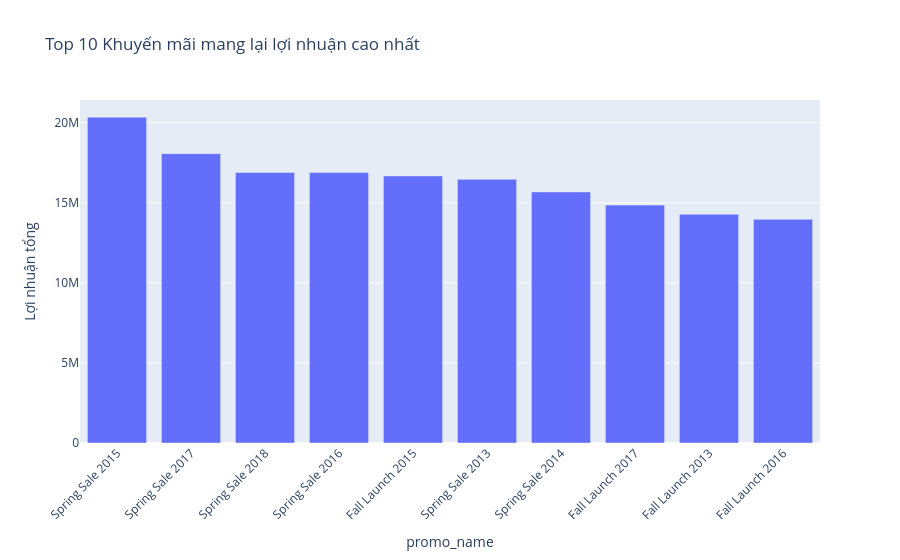

The notebook cell saved with this chart:
### Code cell
# Merge promo vào orders_full nếu cần
promo_effect = orders_full.groupby('promo_name').agg({
    'order_id': 'nunique',
    'quantity': 'sum',
    'profit': 'sum'
}).reset_index().sort_values('profit', ascending=False)

fig = px.bar(promo_effect.head(10), x='promo_name', y='profit',
             title='Top 10 Khuyến mãi mang lại lợi nhuận cao nhất',
             labels={'profit': 'Lợi nhuận tổng'})
fig.update_layout(xaxis_tickangle=-45)
fig.show()

# So sánh doanh thu có/không khuyến mãi
has_promo = orders_full[orders_full['promo_id'].notna()]
no_promo = orders_full[orders_full['promo_id'].isna()]

print(f"Doanh thu từ đơn có khuyến mãi: {has_promo['quantity'].sum() * has_promo['unit_price'].mean():,.0f} VND")
print(f"Doanh thu từ đơn không khuyến mãi: {no_promo['quantity'].sum() * no_promo['unit_price'].mean():,.0f} VND")

### Figure 1 — Plotly figure (JSON) as saved in the notebook; plotly's stock layout.template omitted (floating-point values rounded to 4 significant figures)
{"data": [{"hovertemplate": "promo_name=%{x}<br>Lợi nhuận tổng=%{y}<extra></extra>", "legendgroup": "", "marker": {"color": "#636efa", "pattern": {"shape": ""}}, "name": "", "orientation": "v", "showlegend": false, "textposition": "auto", "type": "bar", "x": ["Spring Sale 2015", "Spring Sale 2017", "Spring Sale 2018", "Spring Sale 2016", "Fall Launch 2015", "Spring Sale 2013", "Spring Sale 2014", "Fall Launch 2017", "Fall Launch 2013", "Fall Launch 2016"], "xaxis": "x", "y": [20340000.0, 18070000.0, 16890000.0, 16880000.0, 16670000.0, 16460000.0, 15670000.0, 14850000.0, 14280000.0, 13970000.0], "yaxis": "y"}], "layout": {"barmode": "relative", "legend": {"tracegroupgap": 0}, "title": {"text": "Top 10 Khuyến mãi mang lại lợi nhuận cao nhất"}, "xaxis": {"anchor": "y", "domain": [0, 1], "tickangle": -45, "title": {"text": "promo_name"}}, "yaxis": {"anchor": "x", "domain": [0, 1], "title": {"text": "Lợi nhuận tổng"}}}}
